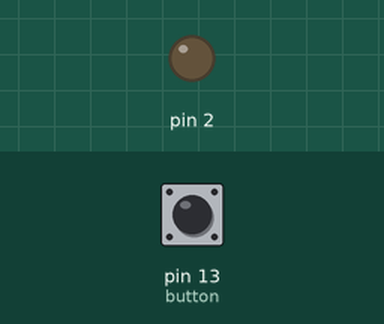
Bench run of a sketch on a simulated Arduino Uno, built with avr-gcc and run on an emulated ATmega328P. Shown: output pins drawn as LEDs (lit = HIGH). The test bench sets the inputs (shaded band); at power-on: pin 13 (button) HIGH. What the sketch prints to the serial monitor is not drawn.

Above: at 1.2 s.
1.3 s: pin 13 (button) pulled LOW for 0.15 s
At 1.4 s:
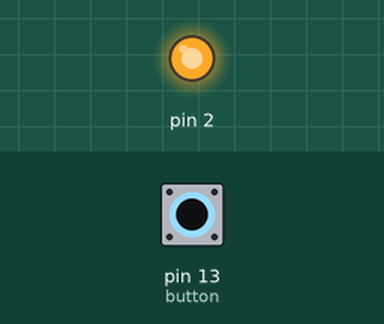
3.0 s: pin 13 (button) pulled LOW for 1 s
At 4.7 s:
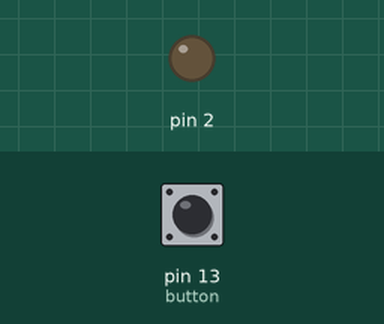
Timing chart, 0 to 6.2 s (numbered marks = the images above; inputs shaded):
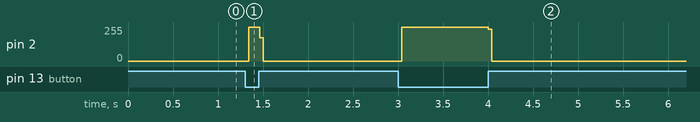

Measured:
- after the input at 1.3 s, pin 2: 0/255 → 252/255 at once, → 0/255 0.12 s later
- after the input at 3.0 s, pin 2: 0/255 → 252/255 at once, → 0/255 0.96 s later

The sketch:

HelloWorld.ino
```cpp
//First Arduino program
class LED
{
private:
  int pinNum;

public:
  LED(int pin)
  {
    pinNum = pin;
    pinMode(pin, OUTPUT);
    digitalWrite(pinNum, LOW);
  }

  void turnON()
  {
    digitalWrite(pinNum, HIGH);
  }

  void turnOFF()
  {
    digitalWrite(pinNum, LOW);
  }
};

class Button
{
private:
  int pinNum;
  int buttonState;
public:
  Button(int pin)
  {
    pinNum = pin;
    pinMode(pinNum, INPUT_PULLUP);
  }

  int getState()
  {
    buttonState = digitalRead(pinNum);
    return buttonState;
  }
};

void setup() {
  // put your setup code here, to run once:
  Serial.begin(115200);
  pinMode(2, OUTPUT);
  pinMode(13, INPUT_PULLUP);
}

void loop() {
  // put your main code here, to run repeatedly:
  Serial.print("Hello World");
  LED redLED(2);
  Button button(13);
  int buttonState = button.getState();
  if(buttonState == HIGH){
    redLED.turnOFF();
  }
  else{
    redLED.turnON();
   }
}
```
